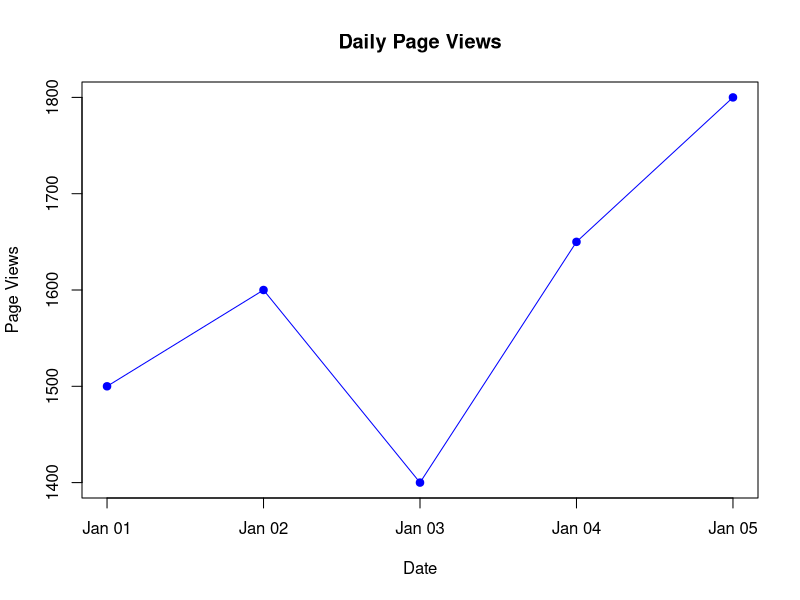

Reproduce this figure in R.
# ==========================================
# PROGRAM 1: LINE CHART OF DAILY PAGE VIEWS
# ==========================================

# Create website traffic data
date <- as.Date(c(
  "2023-01-01",
  "2023-01-02",
  "2023-01-03",
  "2023-01-04",
  "2023-01-05"
))

page_views <- c(
  1500,
  1600,
  1400,
  1650,
  1800
)

# Create line chart
plot(
  date,
  page_views,
  type = "o",
  pch = 19,
  col = "blue",
  xlab = "Date",
  ylab = "Page Views",
  main = "Daily Page Views"
)
